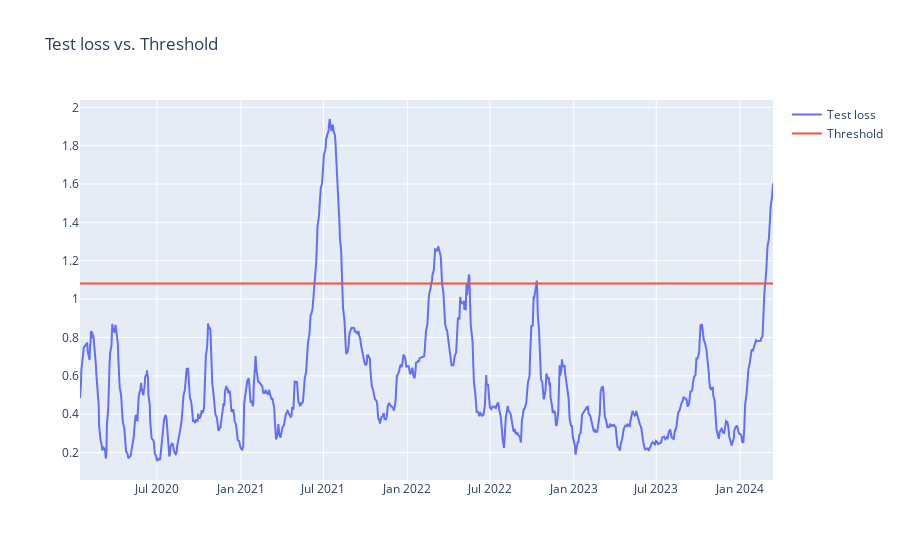

The notebook cell this image was saved under:
### Code cell
fig = go.Figure()
fig.add_trace(go.Scatter(x=test_score_df['Date'], y=test_score_df['loss'], name='Test loss'))
fig.add_trace(go.Scatter(x=test_score_df['Date'], y=test_score_df['threshold'], name='Threshold'))
fig.update_layout(showlegend=True, title='Test loss vs. Threshold')
fig.show()

### Figure 1 — Plotly figure (JSON) as saved in the notebook; plotly's stock layout.template omitted (floating-point values rounded to 4 significant figures; data arrays with more than 128 entries replaced by an {"elided": "..."} marker saying what was removed)
{"data": [{"name": "Test loss", "type": "scatter", "x": {"elided": "1039 str values"}, "y": {"elided": "1039 float values"}}, {"name": "Threshold", "type": "scatter", "x": {"elided": "1039 str values"}, "y": {"elided": "1039 float values"}}], "layout": {"showlegend": true, "title": {"text": "Test loss vs. Threshold"}}}
